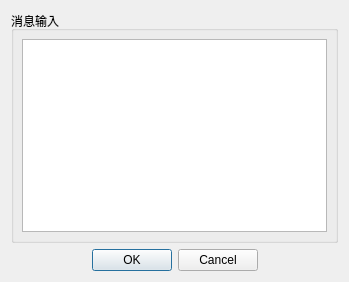
<?xml version="1.0" encoding="UTF-8"?>
<ui version="4.0">
 <class>SendMessageGroupDialog</class>
 <widget class="QDialog" name="SendMessageGroupDialog">
  <property name="geometry">
   <rect>
    <x>0</x>
    <y>0</y>
    <width>349</width>
    <height>282</height>
   </rect>
  </property>
  <property name="sizePolicy">
   <sizepolicy hsizetype="Fixed" vsizetype="Fixed">
    <horstretch>0</horstretch>
    <verstretch>0</verstretch>
   </sizepolicy>
  </property>
  <property name="minimumSize">
   <size>
    <width>0</width>
    <height>0</height>
   </size>
  </property>
  <property name="windowTitle">
   <string>消息</string>
  </property>
  <property name="windowIcon">
   <iconset resource="../Resources/Resources.qrc">
    <normaloff>:/Core/Core/Logo.png</normaloff>:/Core/Core/Logo.png</iconset>
  </property>
  <layout class="QVBoxLayout" name="verticalLayout_3" stretch="3,0">
   <item>
    <widget class="QGroupBox" name="send_message_group">
     <property name="title">
      <string>消息输入</string>
     </property>
     <layout class="QHBoxLayout" name="horizontalLayout_2">
      <property name="leftMargin">
       <number>8</number>
      </property>
      <property name="topMargin">
       <number>8</number>
      </property>
      <property name="rightMargin">
       <number>8</number>
      </property>
      <property name="bottomMargin">
       <number>8</number>
      </property>
      <item>
       <widget class="QPlainTextEdit" name="send_message_input">
        <property name="font">
         <font>
          <weight>75</weight>
          <bold>true</bold>
         </font>
        </property>
       </widget>
      </item>
     </layout>
    </widget>
   </item>
   <item>
    <widget class="QDialogButtonBox" name="buttonBox">
     <property name="orientation">
      <enum>Qt::Horizontal</enum>
     </property>
     <property name="standardButtons">
      <set>QDialogButtonBox::Cancel|QDialogButtonBox::Ok</set>
     </property>
     <property name="centerButtons">
      <bool>true</bool>
     </property>
    </widget>
   </item>
  </layout>
 </widget>
 <resources>
  <include location="../Resources/Resources.qrc"/>
 </resources>
 <connections>
  <connection>
   <sender>buttonBox</sender>
   <signal>accepted()</signal>
   <receiver>SendMessageGroupDialog</receiver>
   <slot>accept()</slot>
   <hints>
    <hint type="sourcelabel">
     <x>239</x>
     <y>341</y>
    </hint>
    <hint type="destinationlabel">
     <x>157</x>
     <y>274</y>
    </hint>
   </hints>
  </connection>
  <connection>
   <sender>buttonBox</sender>
   <signal>rejected()</signal>
   <receiver>SendMessageGroupDialog</receiver>
   <slot>reject()</slot>
   <hints>
    <hint type="sourcelabel">
     <x>307</x>
     <y>341</y>
    </hint>
    <hint type="destinationlabel">
     <x>286</x>
     <y>274</y>
    </hint>
   </hints>
  </connection>
 </connections>
</ui>
